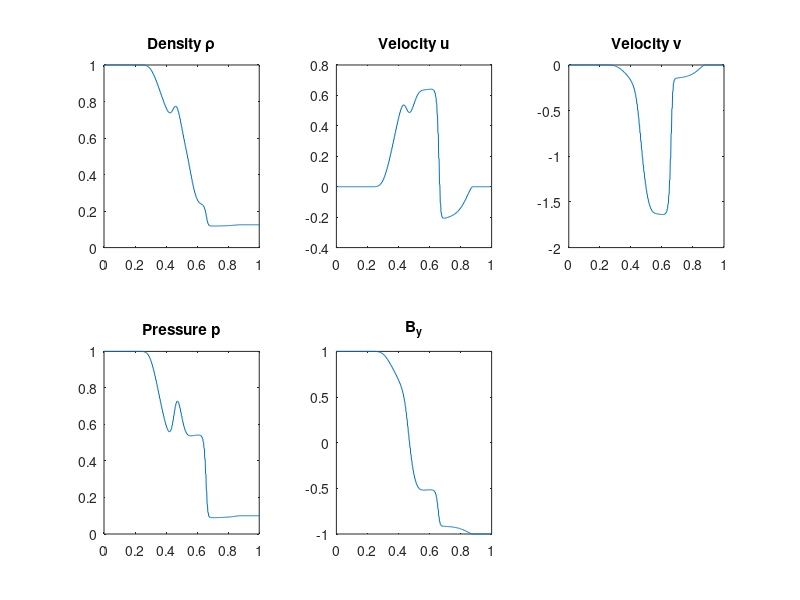

Write the MATLAB code that produced this figure. (Note: this script raises an error after producing the figure.)
clear variables;
clc;
close all;

% === INITIAL CONDITIONS (Brio-Wu Shock Tube) ===
rho_l = 1;     u_l = 0; v_l = 0;  p_l = 1;    B_yl = 1;
rho_r = 0.125; u_r = 0; v_r = 0;  p_r = 0.1;  B_yr = -1;
B_x = 0.75;    gamma = 2;

e_l = 0.5*rho_l*(u_l^2+v_l^2) + p_l/(gamma-1) + 0.5*(B_x^2+B_yl^2);
e_r = 0.5*rho_r*(u_r^2+v_r^2) + p_r/(gamma-1) + 0.5*(B_x^2+B_yr^2);

Q_l = [rho_l; rho_l*u_l; rho_l*v_l; B_x; B_yl; e_l];
Q_r = [rho_r; rho_r*u_r; rho_r*v_r; B_x; B_yr; e_r];

% === GRID SETUP ===
L = 1;
J = 400;                  % Number of spatial points
x = linspace(0, L, J);
delx = x(2) - x(1);

% Initial condition split at L/2
U_q = zeros(6, J);
U_q(:, x < L/2) = repmat(Q_l, 1, sum(x < L/2));
U_q(:, x >= L/2) = repmat(Q_r, 1, sum(x >= L/2));

% === TIME STEP SETUP ===
CFL = 0.4;

% Estimate max wavespeed (approx. fast magnetosonic speed)
a = sqrt(gamma * p_l / rho_l);
b_x = B_x / sqrt(rho_l);
Cfm = sqrt((a^2 + sqrt(a^4 + 4*b_x^2)) / 2);
delt = CFL * delx / Cfm;

tspan = 0.1;
N = floor(tspan / delt);
fprintf('Time step: %.5f, N steps: %d\n', delt, N);

% === MAIN TIME INTEGRATION LOOP ===
for n = 1:N
    U_f = zeros(6, J);

    % Compute flux at each point
    for j = 1:J
        rho = U_q(1,j);
        u   = U_q(2,j)/rho;
        v   = U_q(3,j)/rho;
        By  = U_q(5,j);
        e   = U_q(6,j);
        p   = (gamma - 1)*(e - 0.5*rho*(u^2 + v^2) - 0.5*(B_x^2 + By^2));
        
        U_f(:,j) = [ ...
            U_q(2,j);                                       % rho*u
            rho*u^2 + p + 0.5*(B_x^2 + By^2) - B_x^2;     % momentum-x
            rho*u*v - B_x*By;                             % momentum-y
            0;                                            % Bx (constant)
            u*By - v*B_x;                                 % By flux
            (e + p + 0.5*(B_x^2 + By^2))*u - B_x*(u*B_x + v*By) % energy
        ];
    end

    % Lax-Friedrichs scheme (simple Riemann approximation)
    U_new = U_q;
    for j = 2:J-1
        U_new(:,j) = 0.5*(U_q(:,j+1) + U_q(:,j-1)) ...
                     - (delt/(2*delx)) * (U_f(:,j+1) - U_f(:,j-1));
    end

    % Reflective boundary conditions
    U_new(:,1) = U_q(:,2);
    U_new(:,end) = U_q(:,end-1);

    U_q = U_new;
end

% === RECOVER PRIMITIVE VARIABLES FOR PLOTTING ===
rho = U_q(1,:);
u   = U_q(2,:)./U_q(1,:);
v   = U_q(3,:)./U_q(1,:);
By  = U_q(5,:);
e   = U_q(6,:);
p   = (gamma - 1) * (e - 0.5*rho.*(u.^2 + v.^2) - 0.5*(B_x^2 + By.^2));

% === PLOT RESULTS ===
figure(1);
subplot(2,3,1); plot(x, rho); title('Density \rho');
hold on
subplot(2,3,2); plot(x, u); title('Velocity u');
subplot(2,3,3); plot(x, v); title('Velocity v');
subplot(2,3,4); plot(x, p); title('Pressure p');
subplot(2,3,5); plot(x, By); title('B_y');
% subplot(2,3,6); plot(x, e); title('Total Energy');
sgtitle('Brio & Wu MHD Solution (Lax-Friedrichs), tspan = 0.10');
axesHandles = findall(gcf, 'Type', 'axes');
for k = 1:length(axesHandles)
    grid(axesHandles(k), 'on');
    xlabel(axesHandles(k), 'x');
end
hold off










%%%%%%%%%%%%%%%%%%%%%%%%%
clear variables;
%clc;
%close all;

% === INITIAL CONDITIONS (Brio-Wu Shock Tube) ===
rho_l = 1;     u_l = 0; v_l = 0;  p_l = 1;    B_yl = 1;
rho_r = 0.125; u_r = 0; v_r = 0;  p_r = 0.1;  B_yr = -1;
B_x = 0.75;    gamma = 2;

e_l = 0.5*rho_l*(u_l^2+v_l^2) + p_l/(gamma-1) + 0.5*(B_x^2+B_yl^2);
e_r = 0.5*rho_r*(u_r^2+v_r^2) + p_r/(gamma-1) + 0.5*(B_x^2+B_yr^2);

Q_l = [rho_l; rho_l*u_l; rho_l*v_l; B_x; B_yl; e_l];
Q_r = [rho_r; rho_r*u_r; rho_r*v_r; B_x; B_yr; e_r];

% === GRID SETUP ===
L = 1;
J = 400;                  % Number of spatial points
x = linspace(0, L, J);
delx = x(2) - x(1);

% Initial condition split at L/2
U_q = zeros(6, J);
U_q(:, x < L/2) = repmat(Q_l, 1, sum(x < L/2));
U_q(:, x >= L/2) = repmat(Q_r, 1, sum(x >= L/2));

% === TIME STEP SETUP ===
CFL = 0.4;

% Estimate max wavespeed (approx. fast magnetosonic speed)
a = sqrt(gamma * p_l / rho_l);
b_x = B_x / sqrt(rho_l);
Cfm = sqrt((a^2 + sqrt(a^4 + 4*b_x^2)) / 2);
delt = CFL * delx / Cfm;

tspan = 0.075;
N = floor(tspan / delt);
fprintf('Time step: %.5f, Nsteps: %d\n', delt, N);

% === MAIN TIME INTEGRATION LOOP ===
for n = 1:N
    U_f = zeros(6, J);

    % Compute flux at each point
    for j = 1:J
        rho = U_q(1,j);
        u   = U_q(2,j)/rho;
        v   = U_q(3,j)/rho;
        By  = U_q(5,j);
        e   = U_q(6,j);
        p   = (gamma - 1)*(e - 0.5*rho*(u^2 + v^2) - 0.5*(B_x^2 + By^2));
        
        U_f(:,j) = [ ...
            U_q(2,j);                                       % rho*u
            rho*u^2 + p + 0.5*(B_x^2 + By^2) - B_x^2;     % momentum-x
            rho*u*v - B_x*By;                             % momentum-y
            0;                                            % Bx (constant)
            u*By - v*B_x;                                 % By flux
            (e + p + 0.5*(B_x^2 + By^2))*u - B_x*(u*B_x + v*By) % energy
        ];
    end

    % Lax-Friedrichs scheme (simple Riemann approximation)
    U_new = U_q;
    for j = 2:J-1
        U_new(:,j) = 0.5*(U_q(:,j+1) + U_q(:,j-1)) ...
                     - (delt/(2*delx)) * (U_f(:,j+1) - U_f(:,j-1));
    end

    % Reflective boundary conditions
    U_new(:,1) = U_q(:,2);
    U_new(:,end) = U_q(:,end-1);

    U_q = U_new;
end

% === RECOVER PRIMITIVE VARIABLES FOR PLOTTING ===
rho = U_q(1,:);
u   = U_q(2,:)./U_q(1,:);
v   = U_q(3,:)./U_q(1,:);
By  = U_q(5,:);
e   = U_q(6,:);
p   = (gamma - 1) * (e - 0.5*rho.*(u.^2 + v.^2) - 0.5*(B_x^2 + By.^2));

% === PLOT RESULTS ===
figure(2);
subplot(2,3,1); plot(x, rho); title('Density \rho');
hold on
subplot(2,3,2); plot(x, u); title('Velocity u');
subplot(2,3,3); plot(x, v); title('Velocity v');
subplot(2,3,4); plot(x, p); title('Pressure p');
subplot(2,3,5); plot(x, By); title('B_y');
% subplot(2,3,6); plot(x, e); title('Total Energy');
sgtitle('Brio & Wu MHD Solution (Lax-Friedrichs), tspan = 0.075');
axesHandles = findall(gcf, 'Type', 'axes');
for k = 1:length(axesHandles)
    grid(axesHandles(k), 'on');
    xlabel(axesHandles(k), 'x');
end
hold off

